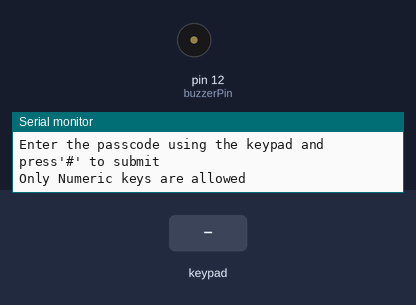
Simulated run of this sketch. Board: Arduino Uno, built with avr-gcc and run on an emulated ATmega328P. Shown: buzzer (waves = sounding, pin HIGH), the last lines printed to the serial monitor. Inputs (shaded band) come from the test bench.

Above: at 1.2 s.
1.3 s: key '#' pressed
At 1.7 s:
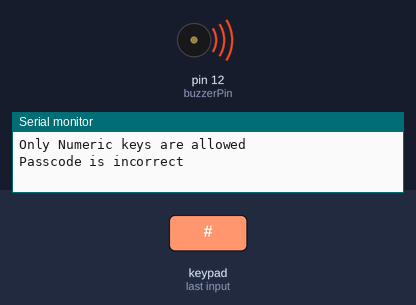
4.3 s: keypad keys 1 2 3 4 # pressed 0.4 s apart
7.8 s: key 'A' pressed
Timing chart, 0 to 10.8 s (numbered marks = the images above; inputs shaded):
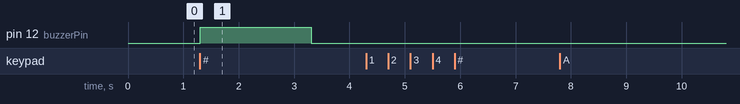

The sketch:

11_Security_Access_Control.ino
```cpp
#include<Keypad.h>

const byte ROWS = 4;
const byte COLS = 4;
char keys[ROWS][COLS] = {
  {'1','2','3','A'},
  {'4','5','6','B'},
  {'7','8','9','C'},
  {'*','0','#','D'}};


byte rowPins[ROWS] = {2,3,4,5};
byte colPins[COLS] = {6,7,8,9};

Keypad kpd = Keypad(makeKeymap(keys), rowPins, colPins, ROWS, COLS);

const String keyCode = "1234";
String keyCodeBuffer = "";

int buzzerPin = 12;


void setup() {
  Serial.begin(9600);
  Serial.println("Enter the passcode using the keypad and press'#' to submit");
  Serial.println("Only Numeric keys are allowed");

  pinMode(buzzerPin, OUTPUT);


}

void loop() {

  char key = kpd.getKey();
  if (key != 0){
    if (key >= '0' && key <= '9'){
      keyCodeBuffer += key;
    }
    else if (key == '#'){
      if (keyCode ==keyCodeBuffer){
        Serial.println("Passcode is correct");
      }
      else{
        digitalWrite(buzzerPin,HIGH);
        Serial.println("Passcode is incorrect");
        delay(2000);
        digitalWrite(buzzerPin,LOW);

      }
      keyCodeBuffer = "";
    }
    else{
      Serial.println("Invalid Key");

    }
  }

   delay(10);
}
```

Measured:
- after the input at 1.3 s, pin 12 (buzzerPin): LOW → HIGH at once, → LOW 2.0 s later
